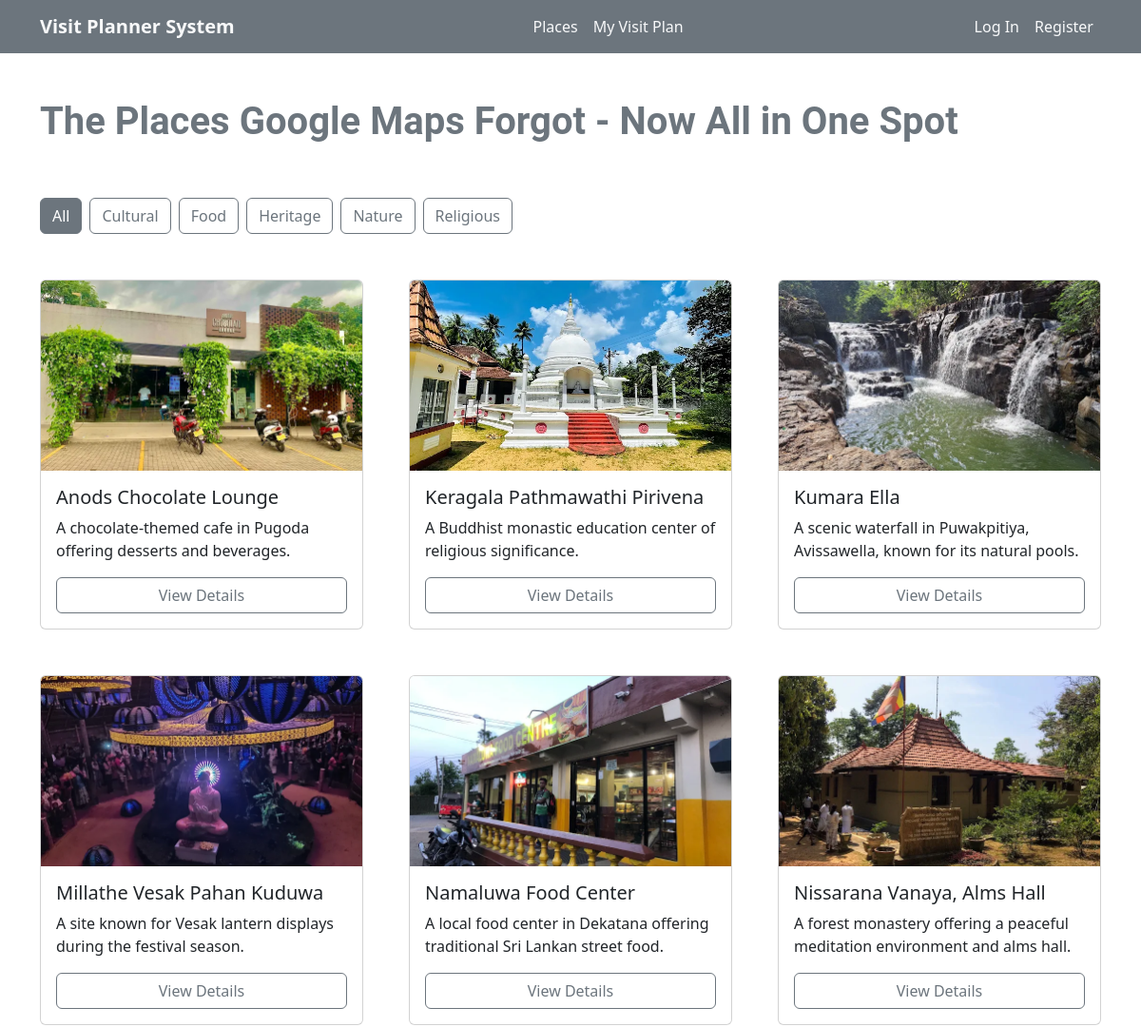
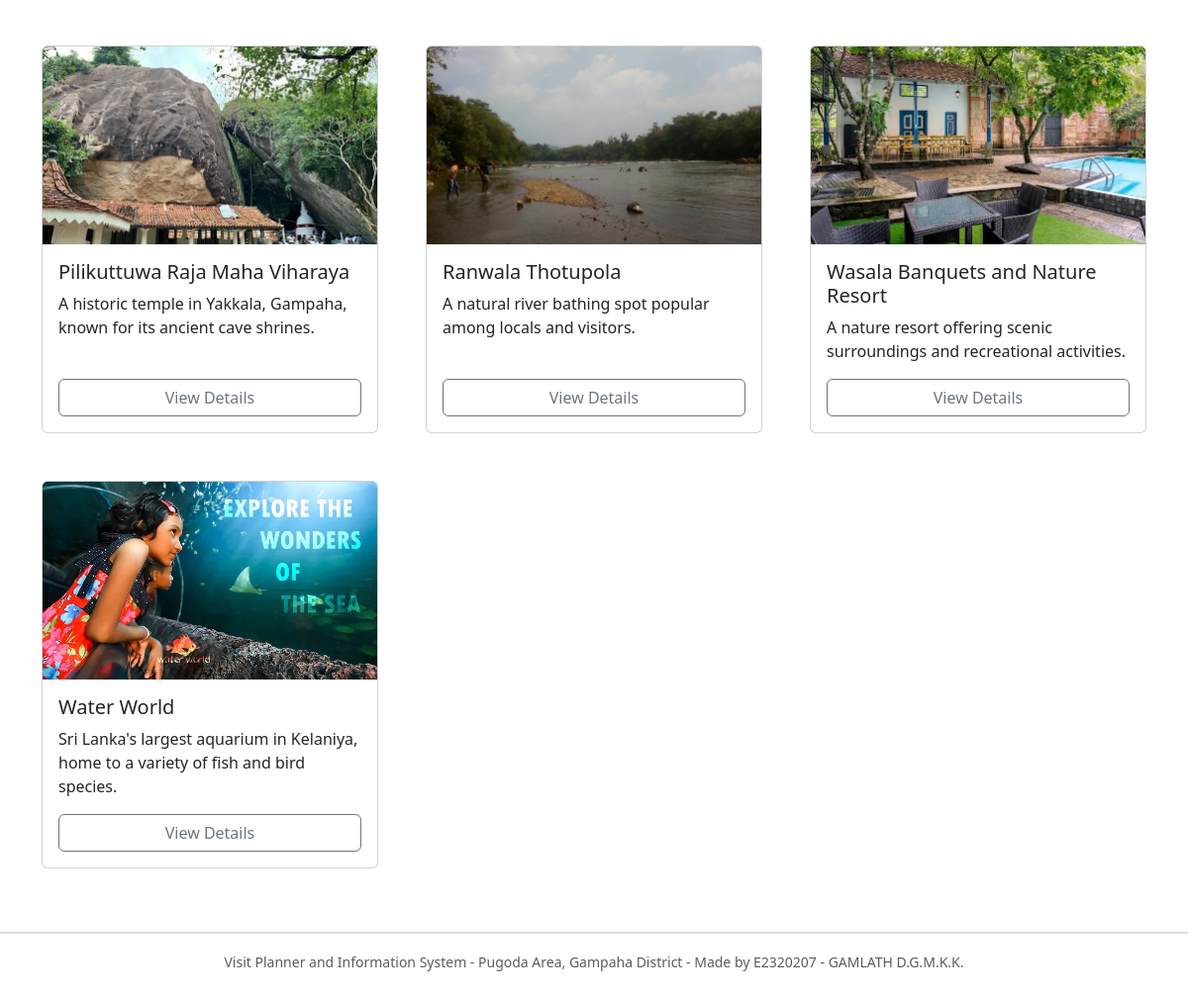
The page / on the database its author committed (2 pictures, top to bottom).
### tables this page shows
CREATE TABLE IF NOT EXISTS category (
    category_id   INT AUTO_INCREMENT PRIMARY KEY,
    category_name VARCHAR(100) NOT NULL
);

CREATE TABLE IF NOT EXISTS place (
    place_id           INT AUTO_INCREMENT PRIMARY KEY,
    place_name         VARCHAR(255) NOT NULL,
    place_description  TEXT NOT NULL,
    opening_time       VARCHAR(255) DEFAULT 'Not Applicable',
    travel_tip         VARCHAR(255),
    distance_km        DECIMAL(5,2),
    latitude           DECIMAL(10,7),
    longitude          DECIMAL(10,7),
    image_path         VARCHAR(255),
    created_at         TIMESTAMP DEFAULT CURRENT_TIMESTAMP,
    updated_at         TIMESTAMP DEFAULT CURRENT_TIMESTAMP ON UPDATE CURRENT_TIMESTAMP,
    category_id        INT NOT NULL,
    FOREIGN KEY (category_id) REFERENCES category(category_id)
        ON DELETE RESTRICT ON UPDATE CASCADE
);

### index.php (the view, shortened to what this page needs)
<?php
include __DIR__ . '/includes/header.php';
$category = isset($_GET['category']) ? trim($_GET['category']) : 'all';
$selected_category = strtolower($category);
?>
<div class="container">
    <?php
    if (!empty($_SESSION['logged_in_username'])) {
        $sql = "SELECT first_name FROM users WHERE username = ? LIMIT 1";
        $user_res = $conn->execute_query($sql, [$_SESSION['logged_in_username']]);
        $user = $user_res ? $user_res->fetch_assoc() : null;
        $first_name = htmlspecialchars($user['first_name'] ?? '');
        echo "<p class=\"h1 fw-bold text-" . htmlspecialchars($theme_color) . " py-5\" style=\"font-family: 'Roboto', sans-serif;\">Hi, " . $first_name . "! The Places Google Maps Forgot - Now All in One Spot</p>";
    } else {
        echo "<p class=\"h1 fw-bold text-" . htmlspecialchars($theme_color) . " py-5\" style=\"font-family: 'Roboto', sans-serif;\">The Places Google Maps Forgot - Now All in One Spot</p>";
    }
    ?>
    <div class="mb-5 d-flex flex-wrap gap-2">
        <a href="?category=all" class="btn <?= ($selected_category === 'all' || $selected_category === '') ? 'btn-' . htmlspecialchars($theme_color) : 'btn-outline-' . htmlspecialchars($theme_color); ?>">All</a>
        <?php
        $cat_result = $conn->execute_query("SELECT category_name FROM category ORDER BY category_name ASC");
        while ($row = $cat_result->fetch_assoc()):
            $cat_name = htmlspecialchars($row["category_name"]);
            $cat_param = strtolower($row["category_name"]);
            $btn_class = ($selected_category === $cat_param) ? 'btn-' . htmlspecialchars($theme_color) : 'btn-outline-' . htmlspecialchars($theme_color);
        ?>
            <a href="?category=<?= urlencode($cat_param); ?>" class="btn <?= $btn_class; ?>"> <?= $cat_name; ?> </a>
        <?php endwhile; ?>
    </div>
    <div class="row row-cols-1 row-cols-md-3 g-5">
        <?php
        $sql = "SELECT p.place_name, p.place_id, p.place_description, p.image_path, c.category_name FROM place p INNER JOIN category c ON c.category_id = p.category_id ";
        $params = [];
        $sql .= " ORDER BY p.place_name ASC";
        $result = $conn->execute_query($sql, $params);
        while ($row = $result->fetch_assoc()):
            $place_name = htmlspecialchars($row["place_name"]);
            $place_id = (int) $row["place_id"];
            $raw_image_path = $row["image_path"] ?? '';
            $image_path = !empty($raw_image_path) ? htmlspecialchars(rtrim($raw_image_path, '/') . '/1.webp') : '/visitplanner/images/leaflet/marker-icon.png';
            $place_description = htmlspecialchars($row["place_description"]);
        ?>
                <div class="col">
                    <div class="card h-100">
                        <img src="<?= $image_path; ?>" class="card-img-top" alt="Image of <?= $place_name; ?>" style="height: 200px; object-fit: cover;">
                        <div class="card-body d-flex flex-column">
                            <h5 class="card-title"><?= $place_name; ?> </h5>
                            <p class="card-text"><?= $place_description; ?></p>
                            <a href="place_details.php?place_id=<?= $place_id; ?>" class="btn btn-outline-<?= htmlspecialchars($theme_color); ?> mt-auto">View Details</a>
                        </div>
                    </div>
                </div>
        <?php endwhile; ?>
    </div>
</div>
<?php
include __DIR__ . "/includes/footer.php";
?>

### rows shown on the page
category: category_name "Cultural"
category: category_name "Food"
category: category_name "Heritage"
category: category_name "Nature"
category: category_name "Religious"
place: image_path (picture), place_name "Anods Chocolate Lounge", place_description "A chocolate-themed cafe in Pugoda offering desserts and beverages."
place: image_path (picture), place_name "Keragala Pathmawathi Pirivena", place_description "A Buddhist monastic education center of religious significance."
place: image_path (picture), place_name "Kumara Ella", place_description "A scenic waterfall in Puwakpitiya, Avissawella, known for its natural pools."
place: image_path (picture), place_name "Millathe Vesak Pahan Kuduwa", place_description "A site known for Vesak lantern displays during the festival season."
place: image_path (picture), place_name "Namaluwa Food Center", place_description "A local food center in Dekatana offering traditional Sri Lankan street food."
place: image_path (picture), place_name "Nissarana Vanaya, Alms Hall", place_description "A forest monastery offering a peaceful meditation environment and alms hall."
place: image_path (picture), place_name "Pilikuttuwa Raja Maha Viharaya", place_description "A historic temple in Yakkala, Gampaha, known for its ancient cave shrines."
place: image_path (picture), place_name "Ranwala Thotupola", place_description "A natural river bathing spot popular among locals and visitors."
place: image_path (picture), place_name "Wasala Banquets and Nature Resort", place_description "A nature resort offering scenic surroundings and recreational activities."
place: image_path (picture), place_name "Water World", place_description "Sri Lanka's largest aquarium in Kelaniya, home to a variety of fish and bird species."
